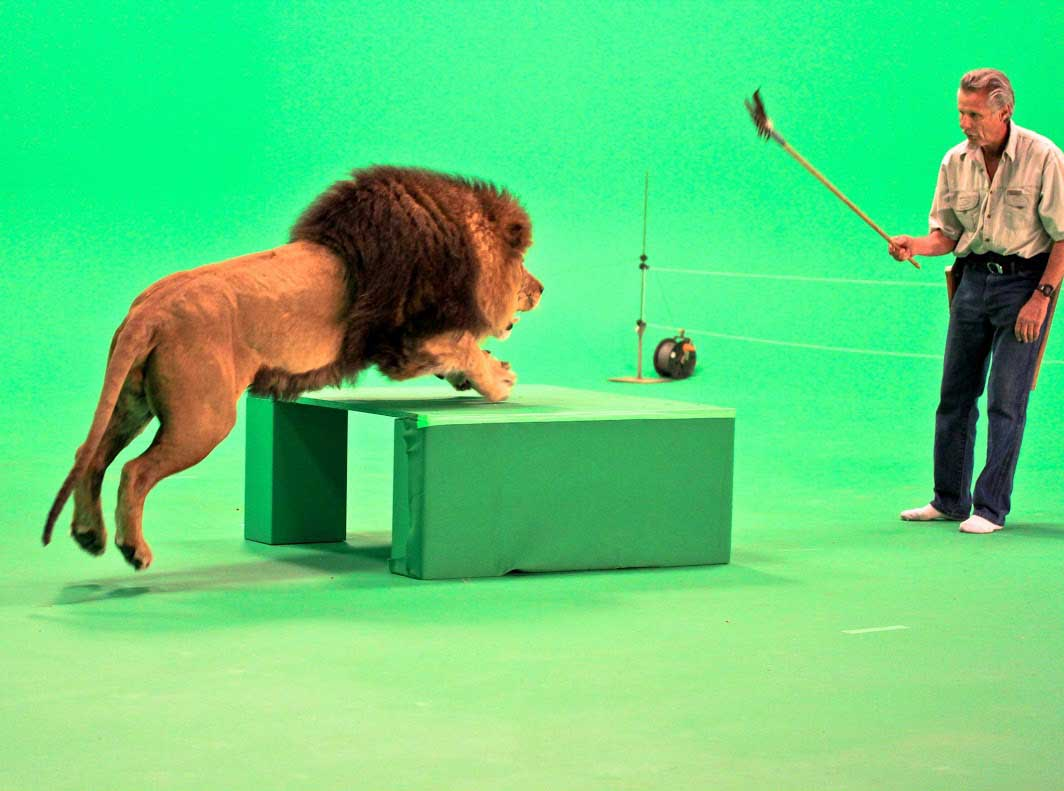
#> input picture Lab01/lion.jpg, 1064 x 791 px
$ jupyter execute --allow-errors Lab01.ipynb
#> lines starting #> are read from the running program, lines starting #| are printed output that depends on the picture; after the words box and inside, x2 and y2 are one past the last pixel; in counts of white or black regions, pixels touching at a corner belong together
[cell 1]
import cv2
import numpy as np
import matplotlib.pyplot as plt

[cell 2]
imgRGB = cv2.imread('lion.jpg')
#> imgRGB is the input picture: shape (791, 1064, 3); mean B, G, R 122.9, 209.5, 96.9
imgHSV = cv2.imread('lionHSV.jpg')
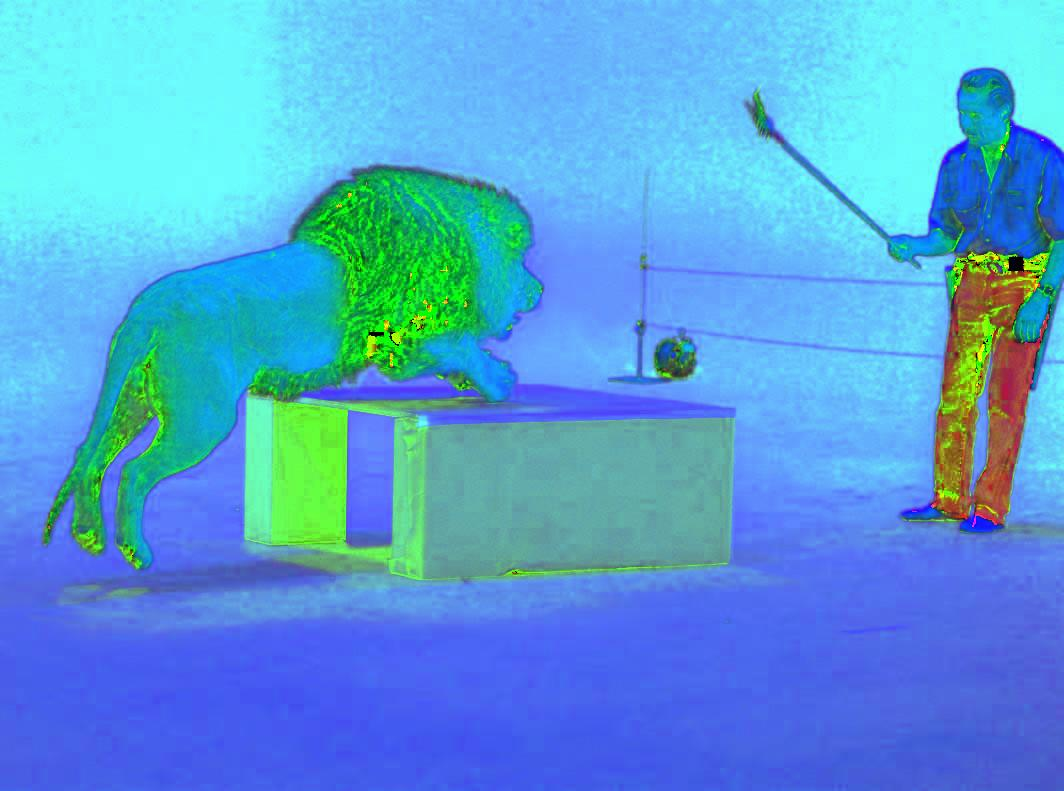
#> input picture Lab01/lionHSV.jpg, 1064 x 791 px
#> imgHSV is the input picture: shape (791, 1064, 3); mean B, G, R 215.8, 159.6, 84.7

[cell 3]
res = np.concatenate((imgRGB, imgHSV), axis = 1)
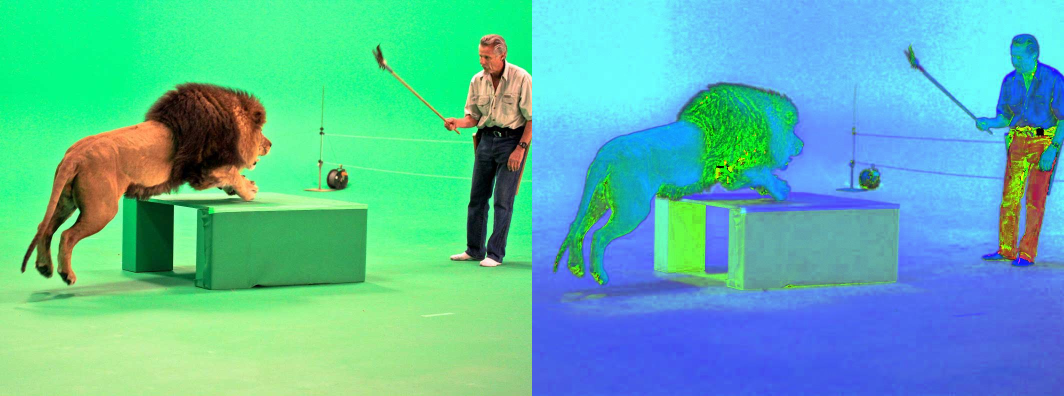
#> res: shape (791, 2128, 3) (shown at 1/2 size); mean B, G, R 169.3, 184.5, 90.8

[cell 4]
plt.imshow(cv2.cvtColor(res, cv2.COLOR_BGR2RGB))

[cell 5]
imgB = cv2.cvtColor(imgRGB, cv2.COLOR_BGR2HSV).astype(np.double)
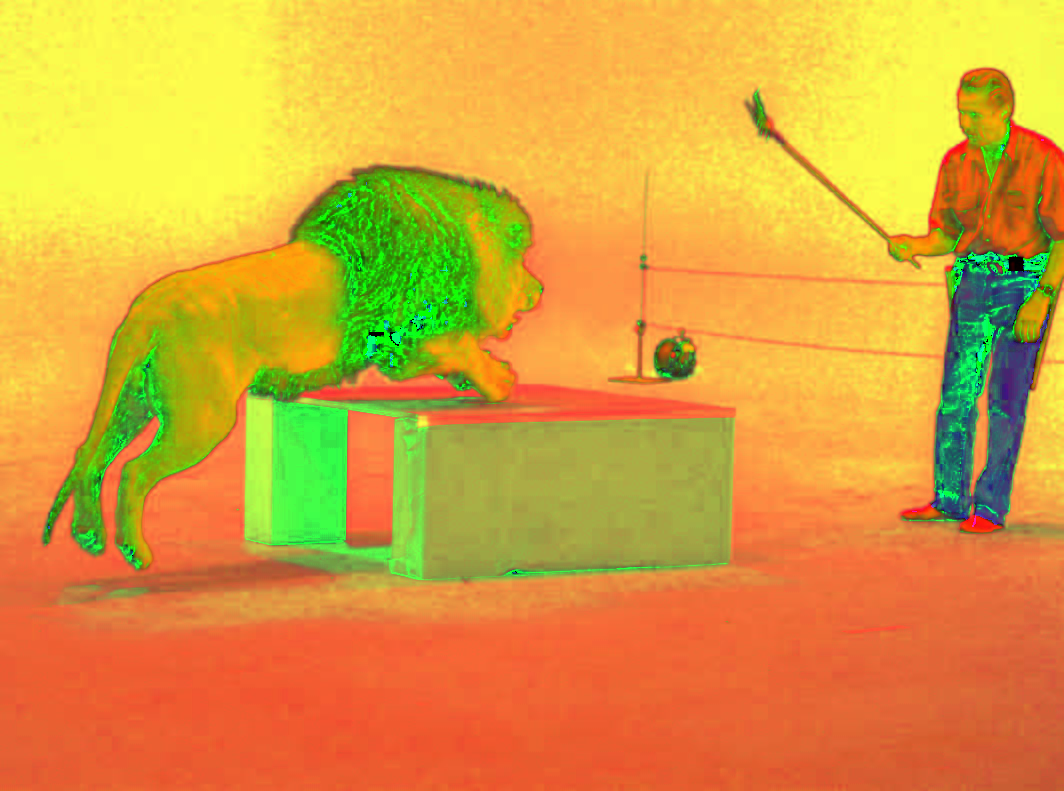
#> imgB: shape (791, 1064, 3) float64; mean B, G, R 59.7, 159.6, 215.8
src = imgB[:,:,0]/180
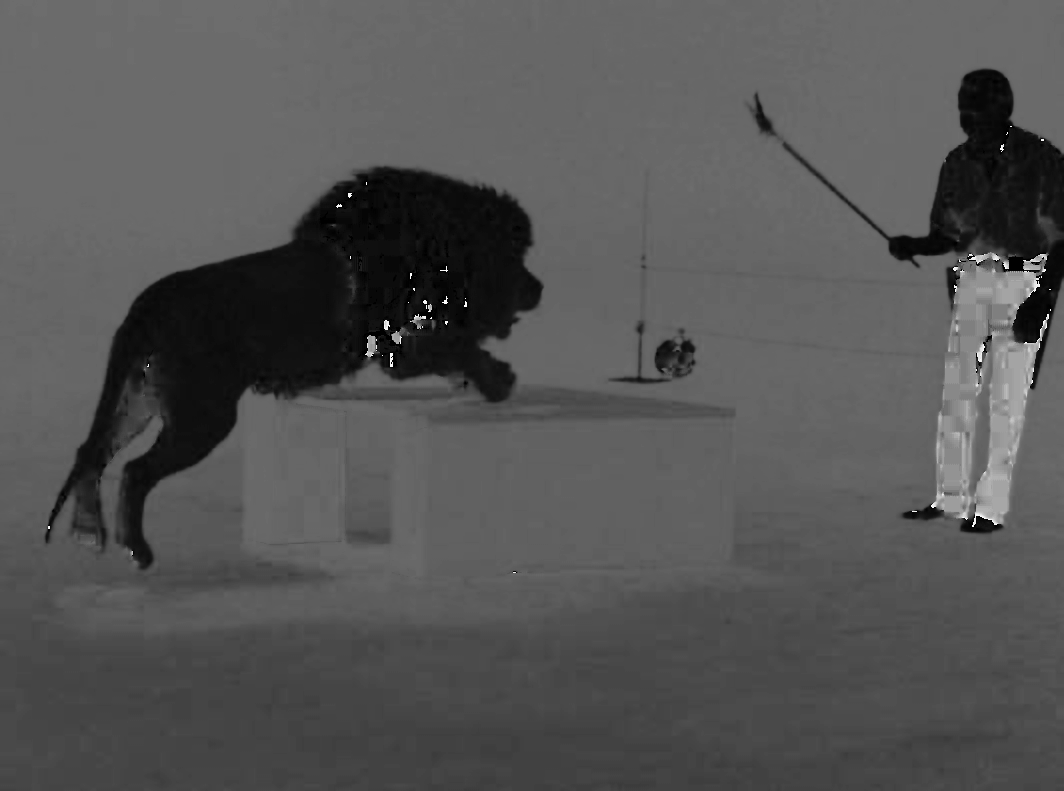
#> src: shape (791, 1064) float64; min 0, max 0.994, mean 0.332

for x in range(src.shape[0]):
    for y in range(src.shape[1]):
        if src[x][y] > 0.22 and src[x][y] < 0.45:
            src[x][y] = 1
        else:
            src[x][y] = 0
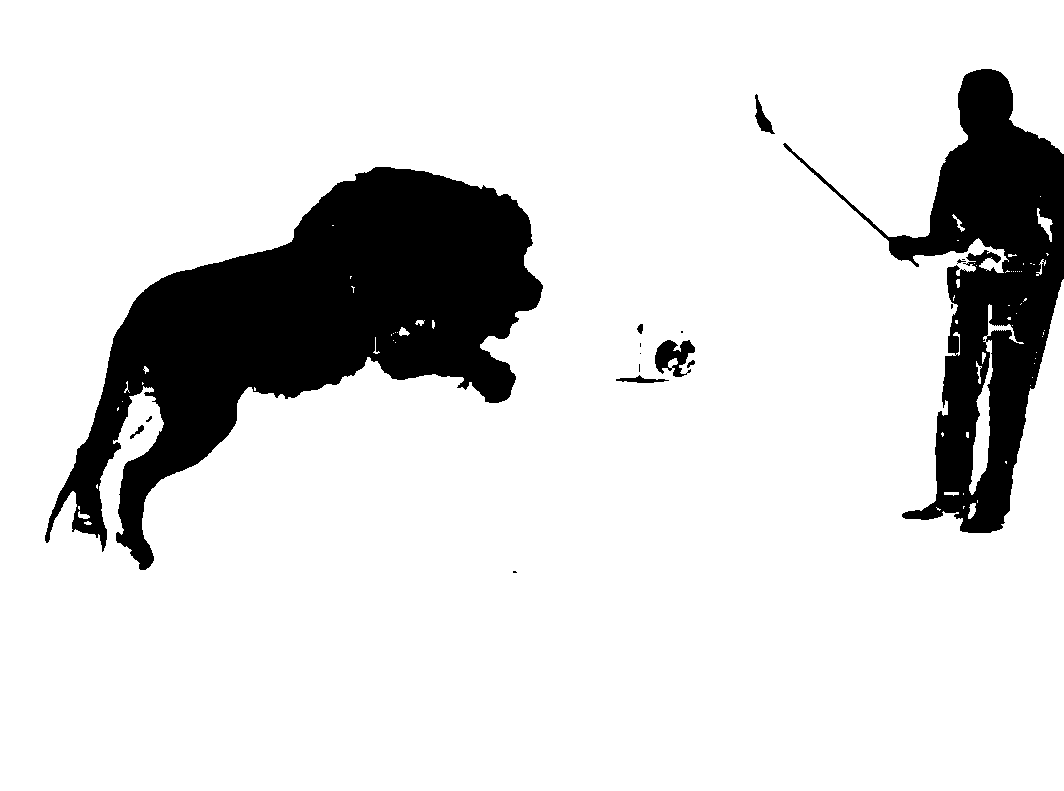
#> src: shape (791, 1064) float64; values 0 (black) and 1 (white), 85.5% white; 17 black regions (9 under 20 px), largest, box (x1, y1, x2, y2) and area: (45, 167, 543, 570) 79937, (783, 69, 1064, 533) 40948, (655, 340, 695, 377) 854

plt.imshow(src, cmap = 'gray')

#> (a cell that did not finish here is left out)

[cell 7]
indexs = np.ones((256,256,256), dtype=np.uint8)
#> (the rest of this cell did not finish here and is left out)

[cell 8]
imgC = cv2.cvtColor(imgRGB, cv2.COLOR_BGR2RGB)

# Time computing
import time
start_time = time.time()
for x in range(imgC.shape[0]):
    for y in range(imgC.shape[1]):
        if indexs[imgC[x][y][0]][imgC[x][y][1]][imgC[x][y][2]]:
            imgC[x][y] = np.zeros(3, dtype = np.uint8)
#> imgC: shape (791, 1064, 3); every value is 0
print("Time execution: %s seconds" % (time.time() - start_time))
plt.imshow(imgC)
